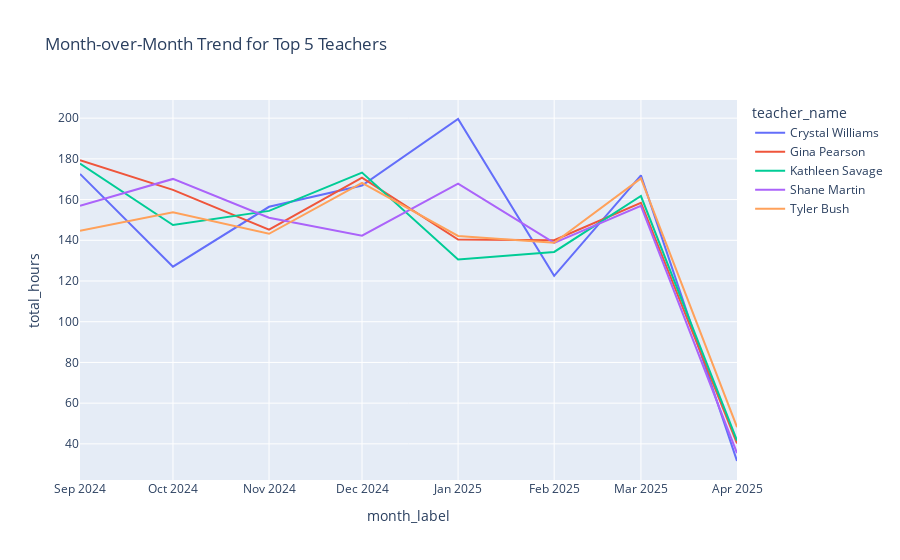

Notebook cell for this chart:
### Markdown cell above
## Teacher-wise Attendance Trend (Month-over-Month)

This line chart shows month-over-month attendance trends for top 5
teachers, illustrating variations in teaching activity over time.

### Code cell
query = """
SELECT
    c.year,
    c.month,
    t.name AS teacher_name,
    SUM(f.total_hours) AS total_hours
FROM fact_attendance_daily f
JOIN dim_calendar c
    ON f.date_id = c.date_id
JOIN dim_teachers t
    ON f.badge_id = t.badge_id
GROUP BY c.year, c.month, t.name
ORDER BY c.year, c.month;
"""

df = pd.read_sql(query, conn)

df["month_label"] = df["year"].astype(str) + "-" + df["month"].astype(str)

# Pick only top 5 teachers overall for cleaner chart
top_teachers = (
    df.groupby("teacher_name")["total_hours"]
      .sum()
      .sort_values(ascending=False)
      .head(5)
      .index
)

df_top = df[df["teacher_name"].isin(top_teachers)]

fig = px.line(
    df_top,
    x="month_label",
    y="total_hours",
    color="teacher_name",
    title="Month-over-Month Trend for Top 5 Teachers"
)

fig.show()

### Figure 1 — Plotly figure (JSON) as saved in the notebook; plotly's stock layout.template omitted (floating-point values rounded to 4 significant figures)
{"data": [{"hovertemplate": "teacher_name=Crystal Williams<br>month_label=%{x}<br>total_hours=%{y}<extra></extra>", "legendgroup": "Crystal Williams", "line": {"color": "#636efa", "dash": "solid"}, "marker": {"symbol": "circle"}, "mode": "lines", "name": "Crystal Williams", "orientation": "v", "showlegend": true, "type": "scatter", "x": ["2024-9", "2024-10", "2024-11", "2024-12", "2025-1", "2025-2", "2025-3", "2025-4"], "xaxis": "x", "y": [172.6, 127.0, 156.5, 166.9, 199.6, 122.6, 171.9, 31.58], "yaxis": "y"}, {"hovertemplate": "teacher_name=Gina Pearson<br>month_label=%{x}<br>total_hours=%{y}<extra></extra>", "legendgroup": "Gina Pearson", "line": {"color": "#EF553B", "dash": "solid"}, "marker": {"symbol": "circle"}, "mode": "lines", "name": "Gina Pearson", "orientation": "v", "showlegend": true, "type": "scatter", "x": ["2024-9", "2024-10", "2024-11", "2024-12", "2025-1", "2025-2", "2025-3", "2025-4"], "xaxis": "x", "y": [179.3, 164.8, 145.3, 170.7, 140.3, 140.1, 158.4, 40.2], "yaxis": "y"}, {"hovertemplate": "teacher_name=Kathleen Savage<br>month_label=%{x}<br>total_hours=%{y}<extra></extra>", "legendgroup": "Kathleen Savage", "line": {"color": "#00cc96", "dash": "solid"}, "marker": {"symbol": "circle"}, "mode": "lines", "name": "Kathleen Savage", "orientation": "v", "showlegend": true, "type": "scatter", "x": ["2024-9", "2024-10", "2024-11", "2024-12", "2025-1", "2025-2", "2025-3", "2025-4"], "xaxis": "x", "y": [177.7, 147.5, 154.4, 173.3, 130.6, 134.3, 161.7, 41.6], "yaxis": "y"}, {"hovertemplate": "teacher_name=Shane Martin<br>month_label=%{x}<br>total_hours=%{y}<extra></extra>", "legendgroup": "Shane Martin", "line": {"color": "#ab63fa", "dash": "solid"}, "marker": {"symbol": "circle"}, "mode": "lines", "name": "Shane Martin", "orientation": "v", "showlegend": true, "type": "scatter", "x": ["2024-9", "2024-10", "2024-11", "2024-12", "2025-1", "2025-2", "2025-3", "2025-4"], "xaxis": "x", "y": [156.9, 170.2, 151.1, 142.2, 167.9, 138.7, 156.9, 35.5], "yaxis": "y"}, {"hovertemplate": "teacher_name=Tyler Bush<br>month_label=%{x}<br>total_hours=%{y}<extra></extra>", "legendgroup": "Tyler Bush", "line": {"color": "#FFA15A", "dash": "solid"}, "marker": {"symbol": "circle"}, "mode": "lines", "name": "Tyler Bush", "orientation": "v", "showlegend": true, "type": "scatter", "x": ["2024-9", "2024-10", "2024-11", "2024-12", "2025-1", "2025-2", "2025-3", "2025-4"], "xaxis": "x", "y": [144.7, 153.8, 143.2, 168.2, 142.1, 138.8, 170.4, 48.22], "yaxis": "y"}], "layout": {"legend": {"title": {"text": "teacher_name"}, "tracegroupgap": 0}, "title": {"text": "Month-over-Month Trend for Top 5 Teachers"}, "xaxis": {"anchor": "y", "domain": [0, 1], "title": {"text": "month_label"}}, "yaxis": {"anchor": "x", "domain": [0, 1], "title": {"text": "total_hours"}}}}
